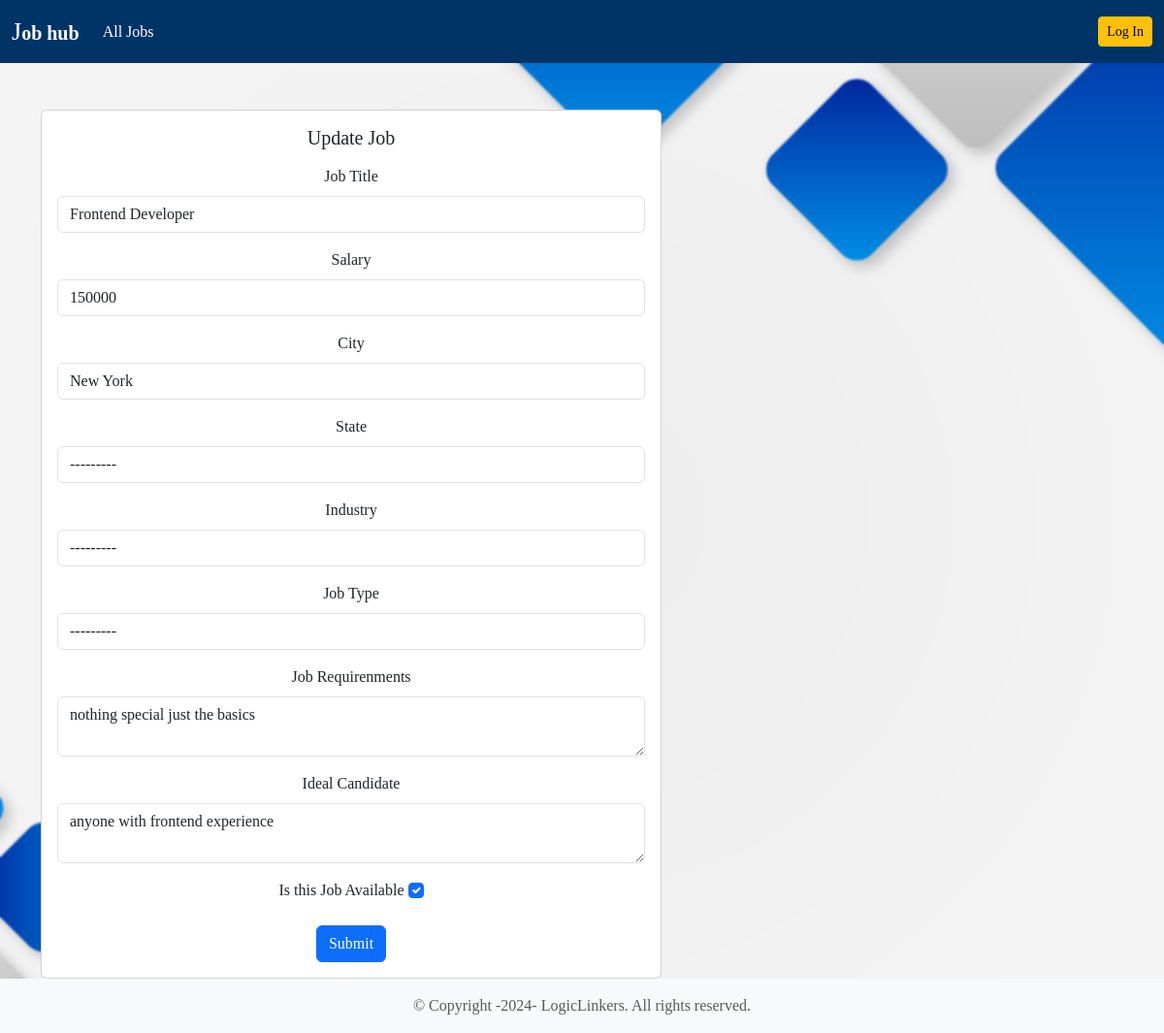
Page /job/update-job/1/ on the committed database.
### job/models.py (models this page shows, shortened)
class Job(models.Model):
   job_type_choices = (
    ('Remote', 'Remote'),
    ('Onsite', 'Onsite'),
    ('Hybrid', 'Hybrid')
   )
   user = models.ForeignKey(User, on_delete=models.CASCADE)
   company = models.ForeignKey(Company, on_delete=models.CASCADE)
   title = models.CharField(max_length=100)
   city = models.CharField(max_length=100)
   salary = models.PositiveIntegerField(default=35000)
   requirements = models.TextField()
   ideal_candidate = models.TextField()
   is_available = models.BooleanField(default=True)
   timestamp = models.DateTimeField(auto_now_add=True)
   industry = models.ForeignKey(Industry, on_delete=models.DO_NOTHING, null=True, blank=True)
   state = models.ForeignKey(State, on_delete=models.DO_NOTHING, null=True, blank=True)
   job_type = models.CharField(max_length=20, choices=job_type_choices, null=True, blank=True)

### job/views.py (the view)
# urls.py: path('update-job/<int:pk>/', views.update_job, name='update-job'),
def update_job(request, pk):
   job = Job.objects.get(pk=pk)
   if request.method == 'POST':
      form = UpdateJobForm(request.POST, instance=job)
      if form.is_valid():
         form.save()
         messages.info(request, 'Your Job info is updated')
         return redirect('dashboard')
      else:
         messages.warning(request, 'Something went wrong')
   else:
      form = UpdateJobForm(instance=job)
      context = {'form':form}
      return render(request, 'job/update_job.html', context)

### job/form.py
class UpdateJobForm(forms.ModelForm):
   class Meta:
      model = Job
      exclude = ('user', 'company')

### job/models.py (called while the page is built)
    def __str__(self):
        return self.name

    def __str__(self):
        return self.name

### templates/job/update_job.html (shortened to what this page needs)
{% extends 'base.html' %}
{% load widget_tweaks %}
{% block content %}
<div class="row">
    <div class="col-md-6">
        <div class="card mx-auto" style="width: 40rem;">
            <div class="card-body">
                <h5 class="card-title mb-3">Update Job</h5>
                <form method="POST">
                    <div class="mb-3">
                        <label for="exampleInputEmail" class="form-label">Job Title</label>
                        {% render_field form.title class="form-control" %}
                    </div>
                    <div class="mb-3">
                        <label for="exampleInputEmail" class="form-label">Salary</label>
                        {% render_field form.salary class="form-control" %}
                    </div>
                    <div class="mb-3">
                        <label for="exampleInputEmail" class="form-label">City</label>
                        {% render_field form.city class="form-control" %}
                    </div>
                    <div class="mb-3">
                        <label for="exampleInputEmail" class="form-label">State</label>
                        {% render_field form.state class="form-control" %}
                    </div>
                    <div class="mb-3">
                        <label for="exampleInputEmail" class="form-label">Industry</label>
                        {% render_field form.industry class="form-control" %}
                    </div>
                    <div class="mb-3">
                        <label for="exampleInputEmail" class="form-label">Job Type</label>
                        {% render_field form.job_type class="form-control" %}
                    </div>
                    <div class="mb-3">
                        <label for="exampleInputEmail" class="form-label">Job Requirenments</label>
                        {% render_field form.requirements|attr:"rows:2" class="form-control" %}
                    </div>
                    <div class="mb-3">
                        <label for="exampleInputEmail" class="form-label">Ideal Candidate</label>
                        {% render_field form.ideal_candidate|attr:"rows:2" class="form-control" %}
                    </div>
                    <div class="mb-3">
                        <label for="exampleInputEmail" class="form-label">Is this Job Available</label>
                        {% render_field form.is_available class="form-check-input" %}
                    </div>
                    <button type="submit" class="btn btn-primary">Submit</button>
                </form>
            </div>
        </div>
    </div>
</div>
{% endblock content %}

### dashboard/static/dashboard/css/style.css (style rules this page uses)
body { background-image: url('../images/blue.jpg'); background-size: cover; background-position: center; background-repeat: no-repeat; backdrop-filter: blur(1px); color: rgb(113, 41, 41); text-align: center; font-family: "Times New Roman", Times, serif; }

### rows in the picture
Job: title "Frontend Developer", salary "150000", city "New York", state "---------", industry "---------", job_type "---------", requirements "nothing special just the basics", ideal_candidate "anyone with frontend experience", is_available "☑"
